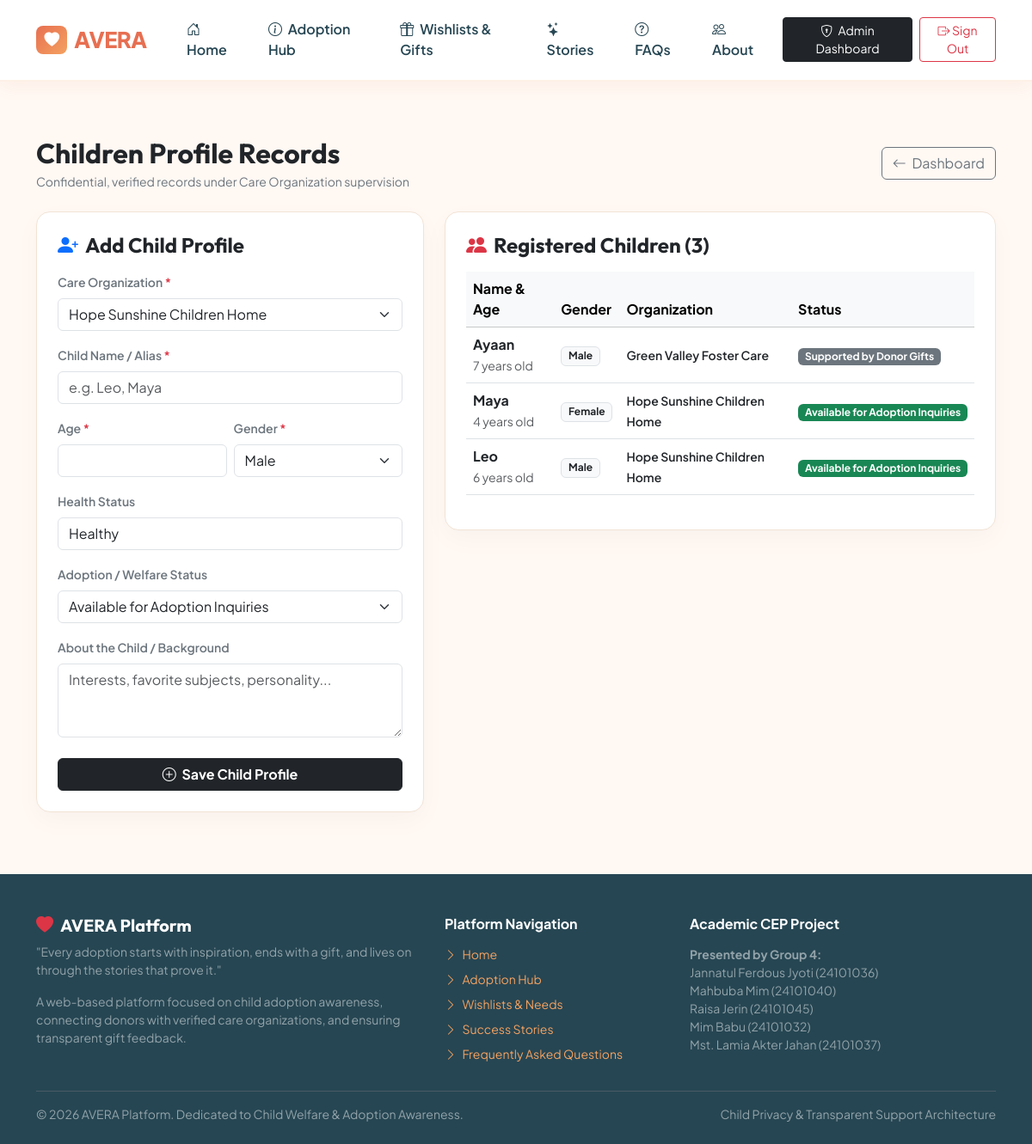
Screenshot of /admin-portal/children/ (signed in) with the database file from the repository.
### core/models.py (models this page shows, shortened)
class Child(models.Model):
    GENDER_CHOICES = (
        ('Male', 'Male'),
        ('Female', 'Female'),
        ('Other', 'Other'),
    )
    ADOPTION_STATUS = (
        ('Available', 'Available for Adoption Inquiries'),
        ('In_Process', 'In Process'),
        ('Supported', 'Supported by Donor Gifts'),
        ('Adopted', 'Adopted'),
    )
    name = models.CharField(max_length=100, verbose_name="Child Alias / Name")
    age = models.PositiveIntegerField(verbose_name="Age")
    gender = models.CharField(max_length=10, choices=GENDER_CHOICES)
    description = models.TextField(verbose_name="Background / About Child")
    health_status = models.CharField(max_length=150, default="Healthy", verbose_name="Health Status")
    adoption_status = models.CharField(
        max_length=20,
        choices=ADOPTION_STATUS,
        default='Available',
        verbose_name="Status"
    )
    care_organization = models.ForeignKey(
        CareOrganization,
        on_delete=models.CASCADE,
        related_name="children",
        verbose_name="Care Organization"
    )
    photo = models.ImageField(upload_to="children/", blank=True, null=True, verbose_name="Photo")
    created_at = models.DateTimeField(auto_now_add=True)
    class Meta:
        verbose_name = "Child Profile"
        verbose_name_plural = "Child Profiles"

class CareOrganization(models.Model):
    VERIFICATION_STATUS = (
        ('Pending', 'Pending Verification'),
        ('Verified', 'Verified Organization'),
        ('Rejected', 'Rejected'),
    )
    name = models.CharField(max_length=200, verbose_name="Organization Name")
    address = models.TextField(verbose_name="Address")
    phone = models.CharField(max_length=30, verbose_name="Phone")
    email = models.EmailField(verbose_name="Email")
    description = models.TextField(verbose_name="Description")
    verification_status = models.CharField(
        max_length=20,
        choices=VERIFICATION_STATUS,
        default='Verified',
        verbose_name="Verification Status"
    )
    website = models.URLField(blank=True, null=True, verbose_name="Website")
    created_at = models.DateTimeField(auto_now_add=True)
    class Meta:
        verbose_name = "Care Organization"
        verbose_name_plural = "Care Organizations"

### core/views.py (the view, shortened to what this page needs)
# urls.py: path('admin-portal/children/', views.admin_manage_children, name='admin_manage_children'),
@user_passes_test(is_admin_check, login_url='admin_login')
def admin_manage_children(request):
    children = Child.objects.all().order_by('-created_at')
    orgs = CareOrganization.objects.all()
    return render(request, 'core/admin_manage_children.html', {
        'children': children,
        'orgs': orgs
    })

### accounts/authentication.py (called while the page is built)
    def get_user(self, user_id):
        try:
            return User.objects.get(pk=user_id)
        except User.DoesNotExist:
            return None

### core/views.py (called while the page is built)
def is_admin_check(user):
    return user.is_authenticated and (user.role == 'ADMIN' or user.is_staff or user.is_superuser)

### templates/core/admin_manage_children.html (shortened to what this page needs)
{% extends 'base.html' %}
{% block content %}
<div class="container py-5">
    <div class="d-flex justify-content-between align-items-center mb-4">
        <div>
            <h2 class="fw-bold text-dark mb-1">Children Profile Records</h2>
            <p class="text-secondary small mb-0">Confidential, verified records under Care Organization supervision</p>
        </div>
        <a href="{% url 'admin_dashboard' %}" class="btn btn-outline-secondary">
            <i class="bi bi-arrow-left me-1"></i> Dashboard
        </a>
    </div>
    <div class="row g-4 mb-4">
        <div class="col-lg-5">
            <div class="card card-avera p-4">
                <h4 class="fw-bold text-dark mb-3"><i class="bi bi-person-plus-fill me-2 text-primary"></i>Add Child Profile</h4>
                <form method="post">
                    <div class="mb-3">
                        <label class="form-label fw-semibold small text-secondary">Care Organization <span class="text-danger">*</span></label>
                        <select name="care_organization" class="form-select" required>
                            {% for org in orgs %}
                                <option value="{{ org.id }}">{{ org.name }}</option>
                            {% endfor %}
                        </select>
                    </div>
                    <div class="mb-3">
                        <label class="form-label fw-semibold small text-secondary">Child Name / Alias <span class="text-danger">*</span></label>
                        <input type="text" name="name" class="form-control" placeholder="e.g. Leo, Maya" required>
                    </div>
                    <div class="row g-2 mb-3">
                        <div class="col-6">
                            <label class="form-label fw-semibold small text-secondary">Age <span class="text-danger">*</span></label>
                            <input type="number" name="age" class="form-control" min="0" max="18" required>
                        </div>
                        <div class="col-6">
                            <label class="form-label fw-semibold small text-secondary">Gender <span class="text-danger">*</span></label>
                            <select name="gender" class="form-select" required>
                                <option value="Male">Male</option>
                            </select>
                        </div>
                    </div>
                    <div class="mb-3">
                        <label class="form-label fw-semibold small text-secondary">Health Status</label>
                        <input type="text" name="health_status" class="form-control" value="Healthy" placeholder="e.g. Healthy, Routine vaccination completed">
                    </div>
                    <div class="mb-3">
                        <label class="form-label fw-semibold small text-secondary">Adoption / Welfare Status</label>
                        <select name="adoption_status" class="form-select">
                            <option value="Available">Available for Adoption Inquiries</option>
                        </select>
                    </div>
                    <div class="mb-4">
                        <label class="form-label fw-semibold small text-secondary">About the Child / Background</label>
                        <textarea name="description" rows="3" class="form-control" placeholder="Interests, favorite subjects, personality..."></textarea>
                    </div>
                    <button type="submit" class="btn btn-dark w-100 fw-bold">
                        <i class="bi bi-plus-circle me-1"></i> Save Child Profile
                    </button>
                </form>
            </div>
        </div>
        <div class="col-lg-7">
            <div class="card card-avera p-4">
                <h4 class="fw-bold text-dark mb-3"><i class="bi bi-people-fill me-2 text-danger"></i>Registered Children ({{ children.count }})</h4>
                <div class="table-responsive">
                    <table class="table table-hover align-middle">
                        <thead class="table-light">
                            <tr>
                                <th>Name & Age</th>
                                <th>Gender</th>
                                <th>Organization</th>
                                <th>Status</th>
                            </tr>
                        </thead>
                        <tbody>
                            {% for c in children %}
                                <tr>
                                    <td>
                                        <div class="fw-bold text-dark">{{ c.name }}</div>
                                        <small class="text-muted">{{ c.age }} years old</small>
                                    </td>
                                    <td><span class="badge bg-light text-dark border">{{ c.gender }}</span></td>
                                    <td><small class="fw-semibold text-dark">{{ c.care_organization.name }}</small></td>
                                    <td>
                                        <span class="badge {% if c.adoption_status == 'Available' %}bg-success{% elif c.adoption_status == 'Adopted' %}bg-info text-dark{% else %}bg-secondary{% endif %}">
                                            {{ c.get_adoption_status_display }}
                                        </span>
                                    </td>
                                </tr>
                            {% empty %}
                                <tr>
                                    <td colspan="4" class="text-center py-4 text-muted">No child profiles found.</td>
                                </tr>
                            {% endfor %}
                        </tbody>
                    </table>
                </div>
            </div>
        </div>
    </div>
</div>
{% endblock %}

### templates/base.html (style rules this page uses)
:root { --brand-primary: #E76F51; --brand-primary-hover: #D65A3D; --brand-secondary: #F4A261; --brand-sand: #E9C46A; --brand-teal: #2A9D8F; --brand-dark: #264653; --brand-light: #FFF8F3; --brand-card-bg: #FFFFFF; --brand-border: #F2E3D5; }
body { font-family: 'Plus Jakarta Sans', sans-serif; background-color: var(--brand-light); color: #333333; min-height: 100vh; display: flex; flex-direction: column; }
h1, h2, h3, h4, h5, .brand-font { font-family: 'Outfit', sans-serif; }
.card-avera { background: #FFFFFF; border-radius: 16px; border: 1px solid var(--brand-border); box-shadow: 0 10px 30px rgba(0, 0, 0, 0.03); transition: transform 0.2s ease, box-shadow 0.2s ease; }

### rows the page displays
Child: name "Ayaan", age "7", gender "Male", care_organization.name "Green Valley Foster Care", adoption_status "Supported by Donor Gifts"
Child: name "Maya", age "4", gender "Female", care_organization.name "Hope Sunshine Children Home", adoption_status "Available for Adoption Inquiries"
Child: name "Leo", age "6", gender "Male", care_organization.name "Hope Sunshine Children Home", adoption_status "Available for Adoption Inquiries"

### other values shown
{{ children.count }} "3"
form field care_organization "Hope Sunshine Children Home"
